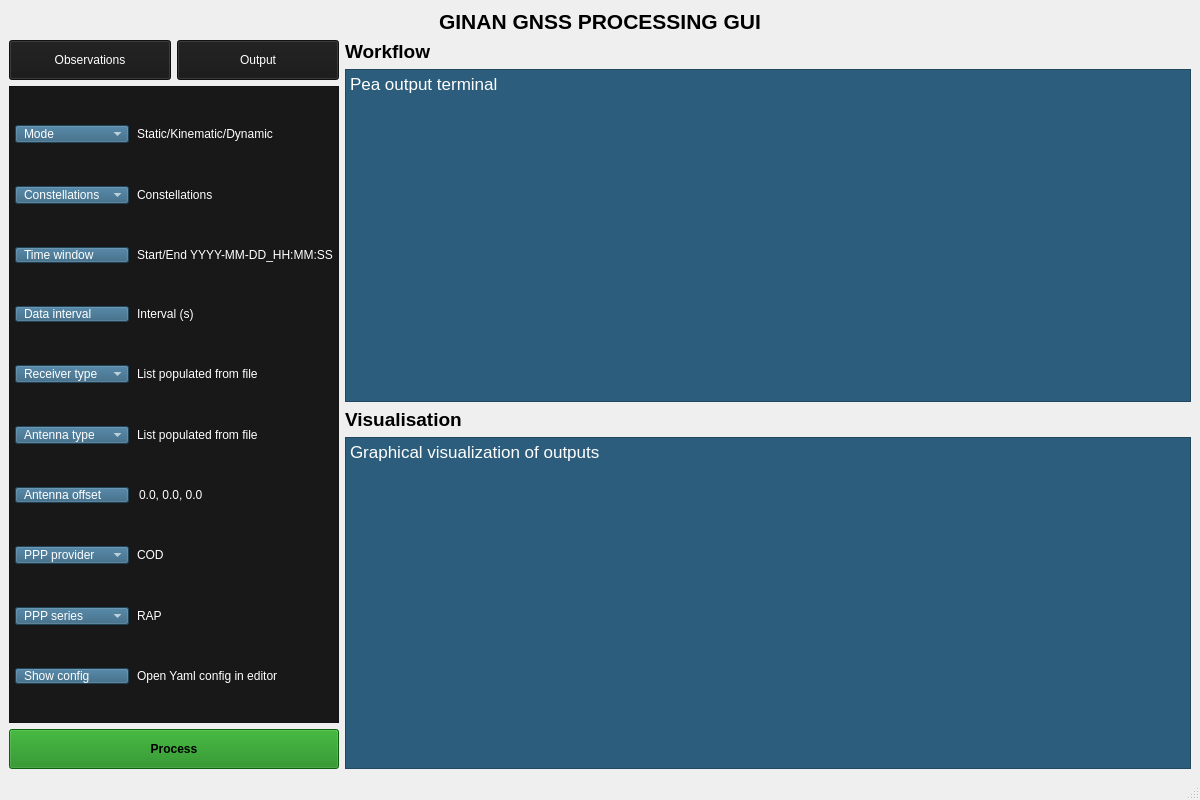
<?xml version="1.0" encoding="UTF-8"?>
<ui version="4.0">
 <class>MainWindow</class>
 <widget class="QMainWindow" name="MainWindow">
  <property name="geometry">
   <rect>
    <x>0</x>
    <y>0</y>
    <width>1200</width>
    <height>800</height>
   </rect>
  </property>
  <property name="windowTitle">
   <string>GINAN GNSS Processing</string>
  </property>
  <widget class="QWidget" name="centralwidget">
   <layout class="QVBoxLayout" name="verticalLayout">
    <item>
     <widget class="QLabel" name="titleLabel">
      <property name="font">
       <font>
        <pointsize>16</pointsize>
        <bold>true</bold>
       </font>
      </property>
      <property name="text">
       <string>GINAN GNSS PROCESSING GUI</string>
      </property>
      <property name="alignment">
       <set>Qt::AlignmentFlag::AlignCenter</set>
      </property>
     </widget>
    </item>
    <item>
     <layout class="QHBoxLayout" name="mainContentLayout">
      <item>
       <layout class="QVBoxLayout" name="leftSidebarLayout">
        <property name="sizeConstraint">
         <enum>QLayout::SizeConstraint::SetDefaultConstraint</enum>
        </property>
        <item>
         <layout class="QHBoxLayout" name="horizontalLayout">
          <item>
           <widget class="QPushButton" name="observationsButton">
            <property name="sizePolicy">
             <sizepolicy hsizetype="Preferred" vsizetype="Fixed">
              <horstretch>0</horstretch>
              <verstretch>0</verstretch>
             </sizepolicy>
            </property>
            <property name="minimumSize">
             <size>
              <width>0</width>
              <height>40</height>
             </size>
            </property>
            <property name="styleSheet">
             <string notr="true">QPushButton { 
	background-color: rgb(24, 24, 24);
	selection-background-color: rgb(12, 17, 109);
	color: rgb(255, 255, 255);
	border-color: rgb(189, 189, 189);
}

QPushButton:disabled {
	background-color: rgb(89, 89, 89);
}</string>
            </property>
            <property name="text">
             <string>Observations</string>
            </property>
           </widget>
          </item>
          <item>
           <widget class="QPushButton" name="outputButton">
            <property name="sizePolicy">
             <sizepolicy hsizetype="Fixed" vsizetype="Fixed">
              <horstretch>0</horstretch>
              <verstretch>0</verstretch>
             </sizepolicy>
            </property>
            <property name="minimumSize">
             <size>
              <width>0</width>
              <height>40</height>
             </size>
            </property>
            <property name="maximumSize">
             <size>
              <width>367</width>
              <height>16777215</height>
             </size>
            </property>
            <property name="styleSheet">
             <string notr="true">QPushButton { 
	background-color: rgb(24, 24, 24);
	selection-background-color: rgb(12, 17, 109);
	color: rgb(255, 255, 255);
	border-color: rgb(189, 189, 189);
}

QPushButton:disabled {
	background-color: rgb(89, 89, 89);
}</string>
            </property>
            <property name="text">
             <string>Output</string>
            </property>
           </widget>
          </item>
         </layout>
        </item>
        <item>
         <widget class="QFrame" name="Constellations">
          <property name="sizePolicy">
           <sizepolicy hsizetype="Minimum" vsizetype="Preferred">
            <horstretch>0</horstretch>
            <verstretch>0</verstretch>
           </sizepolicy>
          </property>
          <property name="styleSheet">
           <string notr="true">background-color: rgb(24, 24, 24);
color: rgb(255, 255, 255);</string>
          </property>
          <property name="frameShape">
           <enum>QFrame::Shape::StyledPanel</enum>
          </property>
          <property name="frameShadow">
           <enum>QFrame::Shadow::Raised</enum>
          </property>
          <layout class="QGridLayout" name="configGridLayout">
           <property name="sizeConstraint">
            <enum>QLayout::SizeConstraint::SetMinimumSize</enum>
           </property>
           <property name="leftMargin">
            <number>5</number>
           </property>
           <property name="topMargin">
            <number>5</number>
           </property>
           <property name="rightMargin">
            <number>5</number>
           </property>
           <property name="bottomMargin">
            <number>5</number>
           </property>
           <property name="horizontalSpacing">
            <number>8</number>
           </property>
           <property name="verticalSpacing">
            <number>10</number>
           </property>
           <item row="1" column="0">
            <widget class="QComboBox" name="Mode">
             <property name="sizePolicy">
              <sizepolicy hsizetype="Minimum" vsizetype="Fixed">
               <horstretch>0</horstretch>
               <verstretch>0</verstretch>
              </sizepolicy>
             </property>
             <property name="styleSheet">
              <string notr="true">background-color:#2c5d7c;color:white;padding:0px 8px;font:13pt &quot;Segoe UI&quot;;text-align:left;</string>
             </property>
             <item>
              <property name="text">
               <string>Mode</string>
              </property>
             </item>
            </widget>
           </item>
           <item row="4" column="0">
            <widget class="QPushButton" name="dataIntervalButton">
             <property name="sizePolicy">
              <sizepolicy hsizetype="Minimum" vsizetype="Fixed">
               <horstretch>0</horstretch>
               <verstretch>0</verstretch>
              </sizepolicy>
             </property>
             <property name="styleSheet">
              <string notr="true">background-color:#2c5d7c;color:white;padding:0px 8px;font:13pt &quot;Segoe UI&quot;;text-align:left;</string>
             </property>
             <property name="text">
              <string>Data interval</string>
             </property>
            </widget>
           </item>
           <item row="8" column="0">
            <widget class="QComboBox" name="PPP_provider">
             <property name="sizePolicy">
              <sizepolicy hsizetype="Minimum" vsizetype="Fixed">
               <horstretch>0</horstretch>
               <verstretch>0</verstretch>
              </sizepolicy>
             </property>
             <property name="styleSheet">
              <string notr="true">background-color:#2c5d7c;color:white;padding:0px 8px;font:13pt &quot;Segoe UI&quot;;text-align:left;</string>
             </property>
             <item>
              <property name="text">
               <string>PPP provider</string>
              </property>
             </item>
            </widget>
           </item>
           <item row="8" column="1">
            <widget class="QLabel" name="pppProviderValue">
             <property name="sizePolicy">
              <sizepolicy hsizetype="Minimum" vsizetype="Preferred">
               <horstretch>0</horstretch>
               <verstretch>0</verstretch>
              </sizepolicy>
             </property>
             <property name="text">
              <string>COD</string>
             </property>
            </widget>
           </item>
           <item row="6" column="1">
            <widget class="QLabel" name="antennaTypeValue">
             <property name="sizePolicy">
              <sizepolicy hsizetype="Minimum" vsizetype="Preferred">
               <horstretch>0</horstretch>
               <verstretch>0</verstretch>
              </sizepolicy>
             </property>
             <property name="text">
              <string>List populated from file</string>
             </property>
            </widget>
           </item>
           <item row="3" column="1">
            <widget class="QLabel" name="timeWindowValue">
             <property name="sizePolicy">
              <sizepolicy hsizetype="Minimum" vsizetype="Preferred">
               <horstretch>0</horstretch>
               <verstretch>0</verstretch>
              </sizepolicy>
             </property>
             <property name="text">
              <string>Start/End YYYY-MM-DD_HH:MM:SS</string>
             </property>
            </widget>
           </item>
           <item row="10" column="1">
            <widget class="QLabel" name="showConfigValue">
             <property name="sizePolicy">
              <sizepolicy hsizetype="Minimum" vsizetype="Preferred">
               <horstretch>0</horstretch>
               <verstretch>0</verstretch>
              </sizepolicy>
             </property>
             <property name="text">
              <string>Open Yaml config in editor</string>
             </property>
            </widget>
           </item>
           <item row="4" column="1">
            <widget class="QLabel" name="dataIntervalValue">
             <property name="sizePolicy">
              <sizepolicy hsizetype="Minimum" vsizetype="Preferred">
               <horstretch>0</horstretch>
               <verstretch>0</verstretch>
              </sizepolicy>
             </property>
             <property name="text">
              <string>Interval (s)</string>
             </property>
            </widget>
           </item>
           <item row="9" column="1">
            <widget class="QLabel" name="pppSeriesValue">
             <property name="sizePolicy">
              <sizepolicy hsizetype="Minimum" vsizetype="Preferred">
               <horstretch>0</horstretch>
               <verstretch>0</verstretch>
              </sizepolicy>
             </property>
             <property name="text">
              <string>RAP</string>
             </property>
            </widget>
           </item>
           <item row="7" column="0">
            <widget class="QPushButton" name="antennaOffsetButton">
             <property name="sizePolicy">
              <sizepolicy hsizetype="Minimum" vsizetype="Fixed">
               <horstretch>0</horstretch>
               <verstretch>0</verstretch>
              </sizepolicy>
             </property>
             <property name="styleSheet">
              <string notr="true">background-color:#2c5d7c;color:white;padding:0px 8px;font:13pt &quot;Segoe UI&quot;;text-align:left;</string>
             </property>
             <property name="text">
              <string>Antenna offset</string>
             </property>
            </widget>
           </item>
           <item row="9" column="0">
            <widget class="QComboBox" name="PPP_series">
             <property name="sizePolicy">
              <sizepolicy hsizetype="Minimum" vsizetype="Fixed">
               <horstretch>0</horstretch>
               <verstretch>0</verstretch>
              </sizepolicy>
             </property>
             <property name="styleSheet">
              <string notr="true">background-color:#2c5d7c;color:white;padding:0px 8px;font:13pt &quot;Segoe UI&quot;;text-align:left;</string>
             </property>
             <item>
              <property name="text">
               <string>PPP series</string>
              </property>
             </item>
            </widget>
           </item>
           <item row="7" column="1">
            <widget class="QLineEdit" name="antennaOffsetValue">
             <property name="sizePolicy">
              <sizepolicy hsizetype="Minimum" vsizetype="Fixed">
               <horstretch>0</horstretch>
               <verstretch>0</verstretch>
              </sizepolicy>
             </property>
             <property name="styleSheet">
              <string notr="true">background:transparent;border:none;</string>
             </property>
             <property name="text">
              <string>0.0, 0.0, 0.0</string>
             </property>
             <property name="readOnly">
              <bool>true</bool>
             </property>
            </widget>
           </item>
           <item row="5" column="1">
            <widget class="QLabel" name="receiverTypeValue">
             <property name="sizePolicy">
              <sizepolicy hsizetype="Minimum" vsizetype="Preferred">
               <horstretch>0</horstretch>
               <verstretch>0</verstretch>
              </sizepolicy>
             </property>
             <property name="text">
              <string>List populated from file</string>
             </property>
            </widget>
           </item>
           <item row="1" column="1">
            <widget class="QLabel" name="modeValue">
             <property name="sizePolicy">
              <sizepolicy hsizetype="Minimum" vsizetype="Preferred">
               <horstretch>0</horstretch>
               <verstretch>0</verstretch>
              </sizepolicy>
             </property>
             <property name="text">
              <string>Static/Kinematic/Dynamic</string>
             </property>
            </widget>
           </item>
           <item row="6" column="0">
            <widget class="QComboBox" name="Antenna_type">
             <property name="sizePolicy">
              <sizepolicy hsizetype="Minimum" vsizetype="Fixed">
               <horstretch>0</horstretch>
               <verstretch>0</verstretch>
              </sizepolicy>
             </property>
             <property name="styleSheet">
              <string notr="true">background-color:#2c5d7c;color:white;padding:0px 8px;font:13pt &quot;Segoe UI&quot;;text-align:left;</string>
             </property>
             <item>
              <property name="text">
               <string>Antenna type</string>
              </property>
             </item>
            </widget>
           </item>
           <item row="3" column="0">
            <widget class="QPushButton" name="timeWindowButton">
             <property name="sizePolicy">
              <sizepolicy hsizetype="Minimum" vsizetype="Fixed">
               <horstretch>0</horstretch>
               <verstretch>0</verstretch>
              </sizepolicy>
             </property>
             <property name="styleSheet">
              <string notr="true">background-color:#2c5d7c;color:white;padding:0px 8px;font:13pt &quot;Segoe UI&quot;;text-align:left;</string>
             </property>
             <property name="text">
              <string>Time window</string>
             </property>
            </widget>
           </item>
           <item row="5" column="0">
            <widget class="QComboBox" name="Receiver_type">
             <property name="sizePolicy">
              <sizepolicy hsizetype="Minimum" vsizetype="Fixed">
               <horstretch>0</horstretch>
               <verstretch>0</verstretch>
              </sizepolicy>
             </property>
             <property name="styleSheet">
              <string notr="true">background-color:#2c5d7c;color:white;padding:0px 8px;font:13pt &quot;Segoe UI&quot;;text-align:left;</string>
             </property>
             <item>
              <property name="text">
               <string>Receiver type</string>
              </property>
             </item>
            </widget>
           </item>
           <item row="10" column="0">
            <widget class="QPushButton" name="showConfigButton">
             <property name="sizePolicy">
              <sizepolicy hsizetype="Minimum" vsizetype="Fixed">
               <horstretch>0</horstretch>
               <verstretch>0</verstretch>
              </sizepolicy>
             </property>
             <property name="styleSheet">
              <string notr="true">background-color:#2c5d7c;color:white;padding:0px 8px;font:13pt &quot;Segoe UI&quot;;text-align:left;</string>
             </property>
             <property name="text">
              <string>Show config</string>
             </property>
            </widget>
           </item>
           <item row="2" column="0">
            <widget class="QComboBox" name="Constellations_2">
             <property name="sizePolicy">
              <sizepolicy hsizetype="Minimum" vsizetype="Fixed">
               <horstretch>0</horstretch>
               <verstretch>0</verstretch>
              </sizepolicy>
             </property>
             <property name="styleSheet">
              <string notr="true">background-color:#2c5d7c;color:white;padding:0px 8px;font:13pt &quot;Segoe UI&quot;;text-align:left;</string>
             </property>
             <item>
              <property name="text">
               <string>Constellations</string>
              </property>
             </item>
            </widget>
           </item>
           <item row="2" column="1">
            <widget class="QLabel" name="constellationsValue">
             <property name="sizePolicy">
              <sizepolicy hsizetype="Minimum" vsizetype="Preferred">
               <horstretch>0</horstretch>
               <verstretch>0</verstretch>
              </sizepolicy>
             </property>
             <property name="text">
              <string>Constellations</string>
             </property>
            </widget>
           </item>
          </layout>
         </widget>
        </item>
        <item>
         <widget class="QPushButton" name="processButton">
          <property name="sizePolicy">
           <sizepolicy hsizetype="Preferred" vsizetype="Fixed">
            <horstretch>0</horstretch>
            <verstretch>0</verstretch>
           </sizepolicy>
          </property>
          <property name="minimumSize">
           <size>
            <width>0</width>
            <height>40</height>
           </size>
          </property>
          <property name="styleSheet">
           <string notr="true">QPushButton { 
	color:black;font-weight:bold;
	background-color: rgb(21, 134, 19);
	border-color: rgb(189, 189, 189);
}

QPushButton:disabled {
	background-color: rgb(89, 89, 89);
}

</string>
          </property>
          <property name="text">
           <string>Process</string>
          </property>
         </widget>
        </item>
       </layout>
      </item>
      <item>
       <layout class="QVBoxLayout" name="rightLayout">
        <item>
         <widget class="QLabel" name="workflowLabel">
          <property name="font">
           <font>
            <pointsize>14</pointsize>
            <bold>true</bold>
           </font>
          </property>
          <property name="text">
           <string>Workflow</string>
          </property>
         </widget>
        </item>
        <item>
         <widget class="QTextEdit" name="terminalTextEdit">
          <property name="styleSheet">
           <string notr="true">background-color:#2c5d7c;color:white;</string>
          </property>
          <property name="readOnly">
           <bool>true</bool>
          </property>
          <property name="html">
           <string>&lt;!DOCTYPE HTML PUBLIC &quot;-//W3C//DTD HTML 4.0//EN&quot; &quot;http://www.w3.org/TR/REC-html40/strict.dtd&quot;&gt;
&lt;html&gt;&lt;head&gt;&lt;meta name=&quot;qrichtext&quot; content=&quot;1&quot; /&gt;&lt;meta charset=&quot;utf-8&quot; /&gt;&lt;style type=&quot;text/css&quot;&gt;
p, li { white-space: pre-wrap; }
hr { height: 1px; border-width: 0; }
li.unchecked::marker { content: &quot;\2610&quot;; }
li.checked::marker { content: &quot;\2612&quot;; }
&lt;/style&gt;&lt;/head&gt;&lt;body style=&quot; font-family:'Noto Sans'; font-size:10pt; font-weight:400; font-style:normal;&quot;&gt;
&lt;p style=&quot; margin-top:12px; margin-bottom:12px; margin-left:0px; margin-right:0px; -qt-block-indent:0; text-indent:0px;&quot;&gt;&lt;span style=&quot; font-family:'.AppleSystemUIFont'; font-size:13pt;&quot;&gt;Pea output terminal&lt;/span&gt;&lt;/p&gt;&lt;/body&gt;&lt;/html&gt;</string>
          </property>
         </widget>
        </item>
        <item>
         <widget class="QLabel" name="visualisationLabel">
          <property name="font">
           <font>
            <pointsize>14</pointsize>
            <bold>true</bold>
           </font>
          </property>
          <property name="text">
           <string>Visualisation</string>
          </property>
         </widget>
        </item>
        <item>
         <widget class="QTextEdit" name="visualisationTextEdit">
          <property name="styleSheet">
           <string notr="true">background-color:#2c5d7c;color:white;</string>
          </property>
          <property name="readOnly">
           <bool>true</bool>
          </property>
          <property name="html">
           <string>&lt;!DOCTYPE HTML PUBLIC &quot;-//W3C//DTD HTML 4.0//EN&quot; &quot;http://www.w3.org/TR/REC-html40/strict.dtd&quot;&gt;
&lt;html&gt;&lt;head&gt;&lt;meta name=&quot;qrichtext&quot; content=&quot;1&quot; /&gt;&lt;meta charset=&quot;utf-8&quot; /&gt;&lt;style type=&quot;text/css&quot;&gt;
p, li { white-space: pre-wrap; }
hr { height: 1px; border-width: 0; }
li.unchecked::marker { content: &quot;\2610&quot;; }
li.checked::marker { content: &quot;\2612&quot;; }
&lt;/style&gt;&lt;/head&gt;&lt;body style=&quot; font-family:'Noto Sans'; font-size:10pt; font-weight:400; font-style:normal;&quot;&gt;
&lt;p style=&quot; margin-top:12px; margin-bottom:12px; margin-left:0px; margin-right:0px; -qt-block-indent:0; text-indent:0px;&quot;&gt;&lt;span style=&quot; font-family:'.AppleSystemUIFont'; font-size:13pt;&quot;&gt;Graphical visualization of outputs&lt;/span&gt;&lt;/p&gt;&lt;/body&gt;&lt;/html&gt;</string>
          </property>
         </widget>
        </item>
       </layout>
      </item>
     </layout>
    </item>
   </layout>
  </widget>
  <widget class="QStatusBar" name="statusbar"/>
 </widget>
 <resources/>
 <connections/>
</ui>
